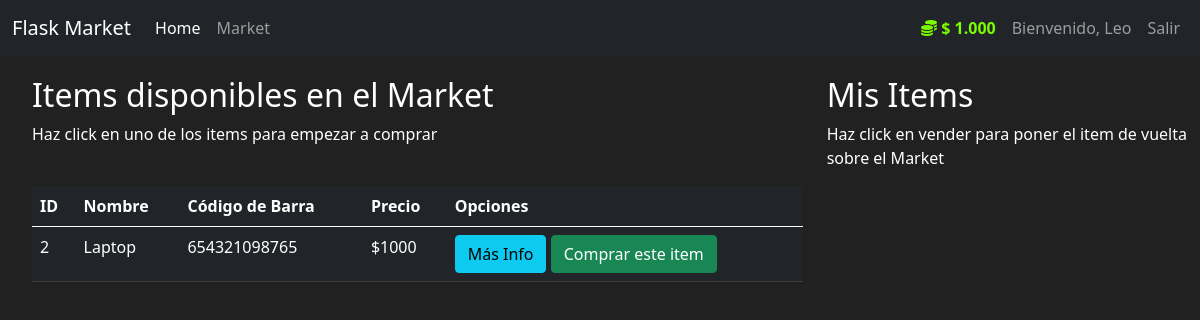
/market (signed in), run on an earlier commit of the app's database.
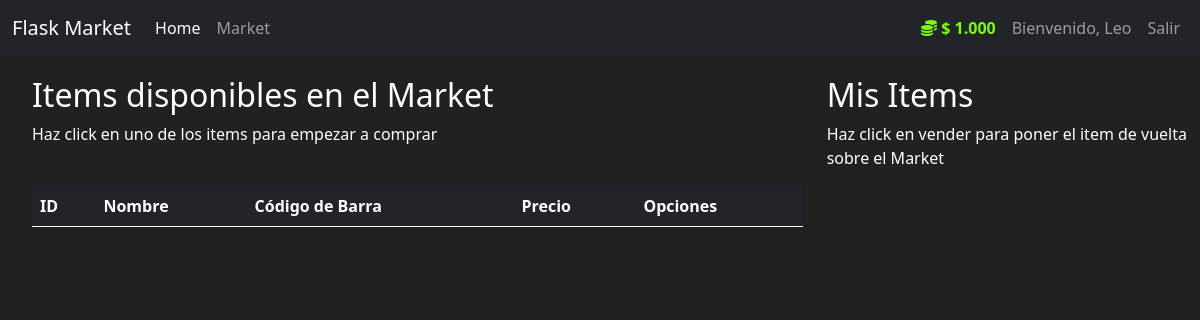
And on a later commit of the database.
### market/models.py (models this page shows, shortened)
class Item(db.Model):
    id = db.Column(db.Integer(), primary_key=True)
    name = db.Column(db.String(length=30), nullable=False, unique=True)
    price = db.Column(db.Integer(), nullable=False)
    barcode = db.Column(db.String(length=12), nullable=False, unique=True)
    description = db.Column(db.String(length=1024), nullable=False, unique=True)
    owner = db.Column(db.Integer(), db.ForeignKey('user.id'))

### market/routes.py (the view, shortened to what this page needs)
@app.route('/market', methods=['GET', 'POST'])
@login_required
def market_page():
    purchase_form = PurchaseItemForm()
    if request.method=="GET":
        items = Item.query.filter_by(owner=None)
        return render_template('market.html', items=items, purchase_form=purchase_form)

### market/models.py (called while the page is built)
@login_manager.user_loader
def load_user(user_id):
    return User.query.get(int(user_id))

    @property
    def prettier_budget(self):
        if len(str(self.budget)) >= 4:
            return f" $ {str(self.budget)[:-3]}.{str(self.budget)[-3:]}"
        else:
            return f" $ {self.budget}"

### market/templates/market.html (shortened to what this page needs)
{% extends 'base.html' %}
{% block content %}
<div class="row" style="margin-top: 20px; margin-left: 20px;">
    <div class="col-8">
        <h2>Items disponibles en el Market</h2>
        <p>Haz click en uno de los items para empezar a comprar</p>
        <br>
        <table class="table table-hover table-dark">
            <thead>
                <tr>
                    <th scope="col">ID</th>
                    <th scope="col">Nombre</th>
                    <th scope="col">Código de Barra</th>
                    <th scope="col">Precio</th>
                    <th scope="col">Opciones</th>
                </tr>
            </thead>
            <tbody>
                {% for item in items %}
                <tr>
                    <td>{{ item.id }}</td>
                    <td>{{ item.name }}</td>
                    <td>{{ item.barcode }}</td>
                    <td>${{ item.price }}</td>
                    <td>
                        <button class="btn btn-outline btn-info" data-toggle="modal"
                            data-target="#Modal-MoreInfo-{{item.id}}">Más Info</button>
                        <button class="btn btn-outline btn-success" data-toggle="modal"
                            data-target="#Modal-PurchaseConfirm-{{item.id}}">Comprar este item</button>
                    </td>
                </tr>
                {% endfor %}
            </tbody>
        </table>
    </div>
    <div class="col-4">
        <h2>Mis Items</h2>
        <p>Haz click en vender para poner el item de vuelta sobre el Market</p>
        <br>
    </div>
</div>
{% endblock %}

What changed in the data, as far as the page shows it:
no longer on this page (row edited): Item: id "2", name "Laptop", barcode "654321098765", price "1000"
